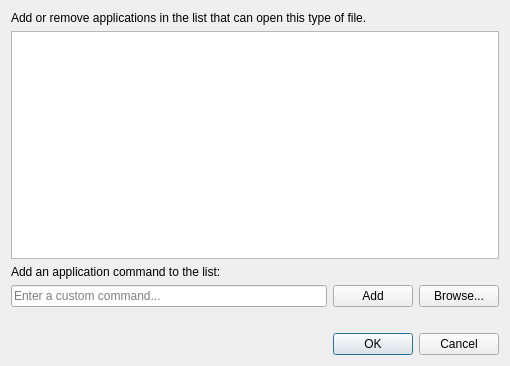
<?xml version="1.0" encoding="UTF-8"?>
<ui version="4.0">
 <class>OpenWithDialog</class>
 <widget class="QDialog" name="OpenWithDialog">
  <property name="geometry">
   <rect>
    <x>0</x>
    <y>0</y>
    <width>510</width>
    <height>366</height>
   </rect>
  </property>
  <property name="windowTitle">
   <string>Open with</string>
  </property>
  <layout class="QVBoxLayout" name="verticalLayout_2">
   <item>
    <widget class="QLabel" name="label">
     <property name="text">
      <string>Add or remove applications in the list that can open this type of file.</string>
     </property>
    </widget>
   </item>
   <item>
    <widget class="QListWidget" name="commandsList">
     <property name="contextMenuPolicy">
      <enum>Qt::CustomContextMenu</enum>
     </property>
    </widget>
   </item>
   <item>
    <widget class="QLabel" name="label_2">
     <property name="text">
      <string>Add an application command to the list:</string>
     </property>
    </widget>
   </item>
   <item>
    <layout class="QHBoxLayout" name="horizontalLayout_3">
     <item>
      <widget class="QLineEdit" name="lineCommand">
       <property name="text">
        <string/>
       </property>
       <property name="placeholderText">
        <string>Enter a custom command...</string>
       </property>
      </widget>
     </item>
     <item>
      <widget class="QPushButton" name="buttonAddCommand">
       <property name="text">
        <string>Add</string>
       </property>
      </widget>
     </item>
     <item>
      <widget class="QPushButton" name="buttonBrowse">
       <property name="text">
        <string>Browse...</string>
       </property>
      </widget>
     </item>
    </layout>
   </item>
   <item>
    <spacer name="verticalSpacer">
     <property name="orientation">
      <enum>Qt::Vertical</enum>
     </property>
     <property name="sizeType">
      <enum>QSizePolicy::Fixed</enum>
     </property>
     <property name="sizeHint" stdset="0">
      <size>
       <width>20</width>
       <height>20</height>
      </size>
     </property>
    </spacer>
   </item>
   <item>
    <widget class="QDialogButtonBox" name="buttonBox">
     <property name="orientation">
      <enum>Qt::Horizontal</enum>
     </property>
     <property name="standardButtons">
      <set>QDialogButtonBox::Cancel|QDialogButtonBox::Ok</set>
     </property>
    </widget>
   </item>
  </layout>
 </widget>
 <resources/>
 <connections>
  <connection>
   <sender>buttonBox</sender>
   <signal>accepted()</signal>
   <receiver>OpenWithDialog</receiver>
   <slot>accept()</slot>
   <hints>
    <hint type="sourcelabel">
     <x>248</x>
     <y>254</y>
    </hint>
    <hint type="destinationlabel">
     <x>157</x>
     <y>274</y>
    </hint>
   </hints>
  </connection>
  <connection>
   <sender>buttonBox</sender>
   <signal>rejected()</signal>
   <receiver>OpenWithDialog</receiver>
   <slot>reject()</slot>
   <hints>
    <hint type="sourcelabel">
     <x>316</x>
     <y>260</y>
    </hint>
    <hint type="destinationlabel">
     <x>286</x>
     <y>274</y>
    </hint>
   </hints>
  </connection>
 </connections>
</ui>
